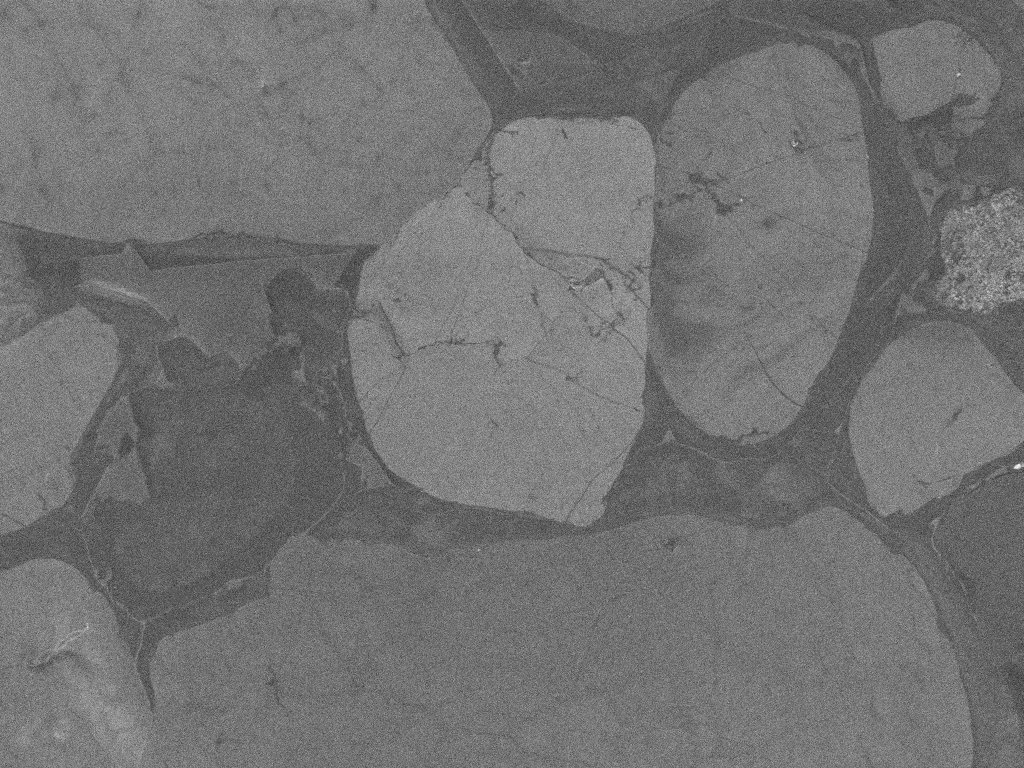
#> input picture model/test_data/Image7_16_1.tif, 1024 x 768 px
$ python -i data_prediction.py   (imports and definitions only)   (older library calls are emulated)
#> lines starting #> are read from the running program, lines starting #| are printed output that depends on the picture
#> further down, picture is the input picture: shape (768, 1024); min 44, max 245, mean 114.6
#!/usr/bin/env python
__author__ = "Sreenivas Bhattiprolu"
__license__ = "Feel free to copy, I appreciate if you acknowledge Python for Microscopists"


# https://youtu.be/sD2xL36Xdu0

###############################################################
#STEP 7: MAKE PREDICTION ON NEW IMAGES
################################################################
import numpy as np
import cv2
import pandas as pd

def feature_extraction(img):
    df = pd.DataFrame()


#All features generated must match the way features are generated for TRAINING.
#Feature1 is our original image pixels
    img2 = img.reshape(-1)
    df['Pixel_Value'] = img2

#Generate Gabor features
    num = 1
    kernels = []
    for theta in range(2):
        theta = theta / 4. * np.pi
        for sigma in (1, 3):
            for lamda in np.arange(0, np.pi, np.pi / 4):
                for gamma in (0.05, 0.5):
#               print(theta, sigma, , lamda, frequency)

                    gabor_label = 'Gabor' + str(num)
#                    print(gabor_label)
                    ksize=9
                    kernel = cv2.getGaborKernel((ksize, ksize), sigma, theta, lamda, gamma, 0, ktype=cv2.CV_32F)
                    kernels.append(kernel)
                    #Now filter image and add values to new column
                    fimg = cv2.filter2D(img2, cv2.CV_8UC3, kernel)
                    filtered_img = fimg.reshape(-1)
                    df[gabor_label] = filtered_img  #Modify this to add new column for each gabor
                    num += 1
#> after the loop, kernels = 32 items; num = 33
########################################
#Geerate OTHER FEATURES and add them to the data frame
#Feature 3 is canny edge
    edges = cv2.Canny(img, 100,200)   #Image, min and max values
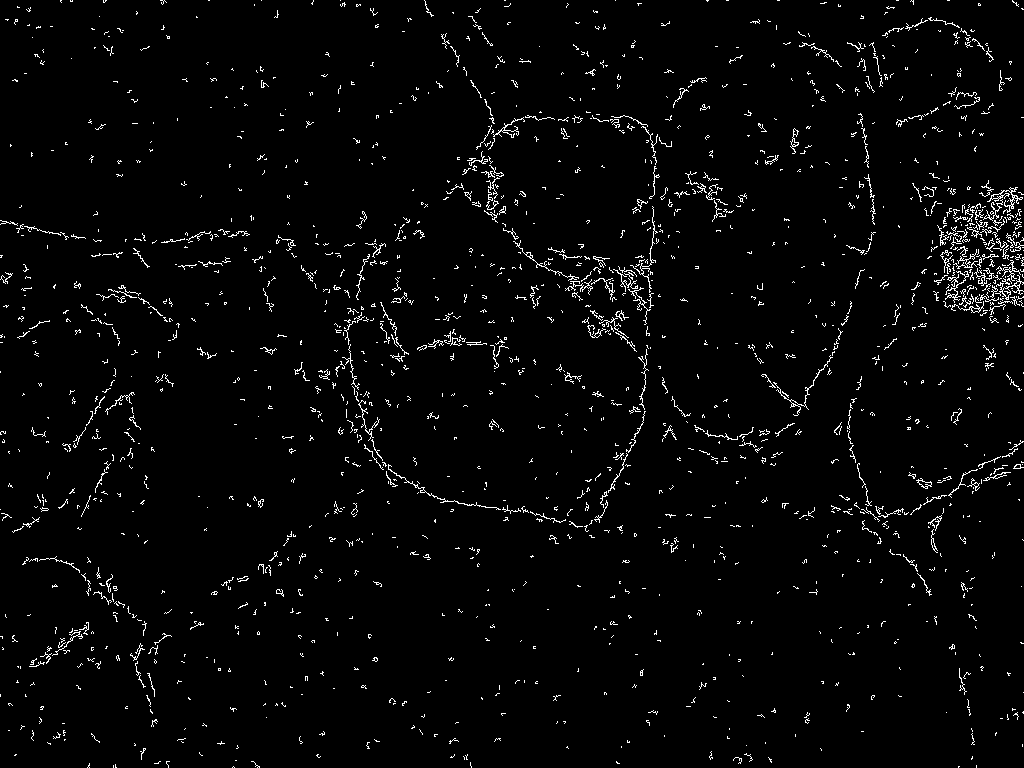
#> edges: shape (768, 1024); 2.7% white in thin lines or dots
    edges1 = edges.reshape(-1)
    df['Canny Edge'] = edges1 #Add column to original dataframe

    from skimage.filters import roberts, sobel, scharr, prewitt

    #Feature 4 is Roberts edge
    edge_roberts = roberts(img)
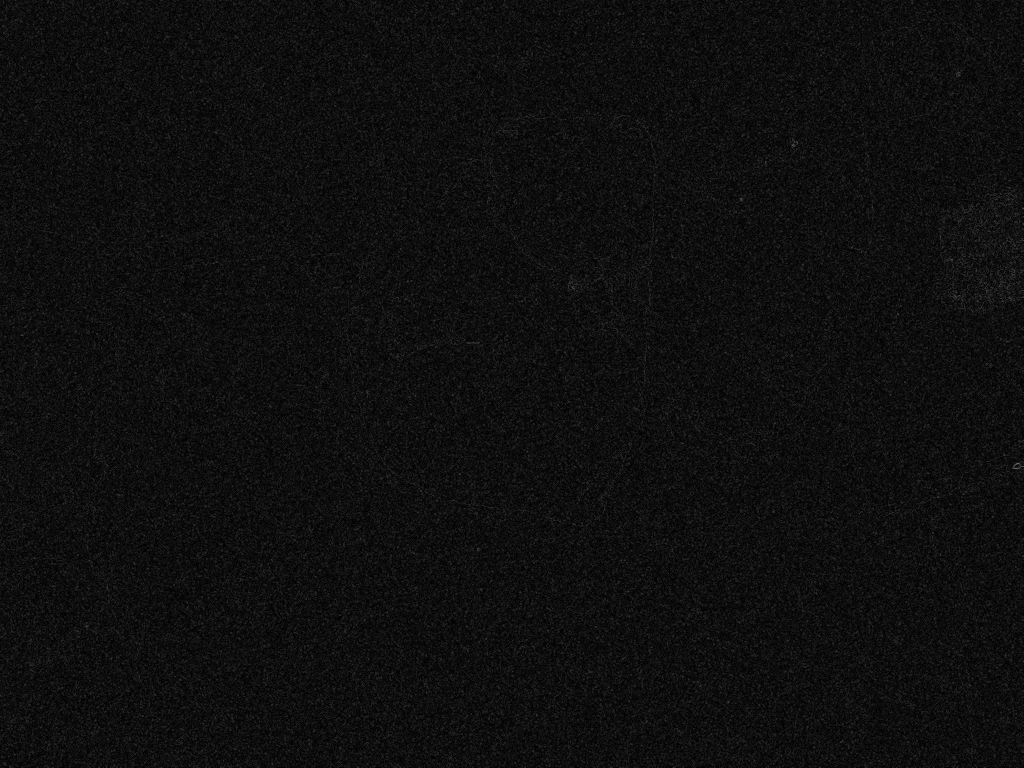
#> edge_roberts: shape (768, 1024) float64; min 0, max 0.455, mean 0.0592
    edge_roberts1 = edge_roberts.reshape(-1)
    df['Roberts'] = edge_roberts1

    #Feature 5 is Sobel
    edge_sobel = sobel(img)
    edge_sobel1 = edge_sobel.reshape(-1)
    df['Sobel'] = edge_sobel1

    #Feature 6 is Scharr
    edge_scharr = scharr(img)
    edge_scharr1 = edge_scharr.reshape(-1)
    df['Scharr'] = edge_scharr1

    #Feature 7 is Prewitt
    edge_prewitt = prewitt(img)
    edge_prewitt1 = edge_prewitt.reshape(-1)
    df['Prewitt'] = edge_prewitt1

    #Feature 8 is Gaussian with sigma=3
    from scipy import ndimage as nd
    gaussian_img = nd.gaussian_filter(img, sigma=3)
    gaussian_img1 = gaussian_img.reshape(-1)
    df['Gaussian s3'] = gaussian_img1

    #Feature 9 is Gaussian with sigma=7
    gaussian_img2 = nd.gaussian_filter(img, sigma=7)
    gaussian_img3 = gaussian_img2.reshape(-1)
    df['Gaussian s7'] = gaussian_img3

    #Feature 10 is Median with sigma=3
    median_img = nd.median_filter(img, size=3)
    median_img1 = median_img.reshape(-1)
    df['Median s3'] = median_img1

    #Feature 11 is Variance with size=3
#> (the run stopped early here; a loop or call above may not have finished)
